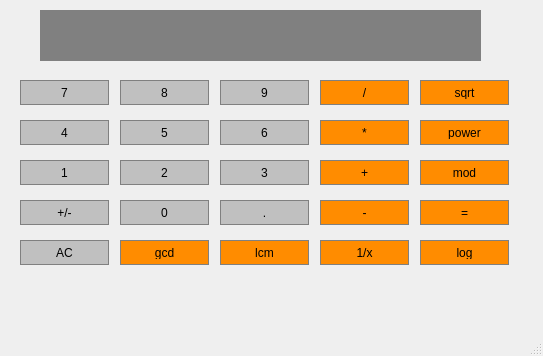
<?xml version="1.0" encoding="UTF-8"?>
<ui version="4.0">
 <class>Calculator</class>
 <widget class="QMainWindow" name="Calculator">
  <property name="geometry">
   <rect>
    <x>0</x>
    <y>0</y>
    <width>543</width>
    <height>356</height>
   </rect>
  </property>
  <property name="sizePolicy">
   <sizepolicy hsizetype="Preferred" vsizetype="Preferred">
    <horstretch>0</horstretch>
    <verstretch>0</verstretch>
   </sizepolicy>
  </property>
  <property name="windowTitle">
   <string>Calculator</string>
  </property>
  <widget class="QWidget" name="centralwidget">
   <widget class="QLineEdit" name="display">
    <property name="geometry">
     <rect>
      <x>40</x>
      <y>10</y>
      <width>441</width>
      <height>51</height>
     </rect>
    </property>
    <property name="sizePolicy">
     <sizepolicy hsizetype="Preferred" vsizetype="Expanding">
      <horstretch>0</horstretch>
      <verstretch>0</verstretch>
     </sizepolicy>
    </property>
    <property name="font">
     <font>
      <family>Noto Mono</family>
     </font>
    </property>
    <property name="styleSheet">
     <string notr="true">QLineEdit {
	background-color: gray;
	border: 1px solid gray;
	color: #ffffff;
}</string>
    </property>
    <property name="text">
     <string/>
    </property>
    <property name="alignment">
     <set>Qt::AlignRight|Qt::AlignTrailing|Qt::AlignVCenter</set>
    </property>
   </widget>
   <widget class="QPushButton" name="button7">
    <property name="geometry">
     <rect>
      <x>20</x>
      <y>80</y>
      <width>89</width>
      <height>25</height>
     </rect>
    </property>
    <property name="sizePolicy">
     <sizepolicy hsizetype="Preferred" vsizetype="Preferred">
      <horstretch>0</horstretch>
      <verstretch>0</verstretch>
     </sizepolicy>
    </property>
    <property name="styleSheet">
     <string notr="true">QPushButton {
	background-color: #C0C0C0;
	border: 1px solid gray;
	padding: 5px;
}

QPushButton:pressed {
	background-color: #A9A9A9;
	border: 1px solid gray;
	padding: 5px;
}</string>
    </property>
    <property name="text">
     <string>7</string>
    </property>
   </widget>
   <widget class="QPushButton" name="button8">
    <property name="geometry">
     <rect>
      <x>120</x>
      <y>80</y>
      <width>89</width>
      <height>25</height>
     </rect>
    </property>
    <property name="sizePolicy">
     <sizepolicy hsizetype="Preferred" vsizetype="Preferred">
      <horstretch>0</horstretch>
      <verstretch>0</verstretch>
     </sizepolicy>
    </property>
    <property name="styleSheet">
     <string notr="true">QPushButton {
	background-color: #C0C0C0;
	border: 1px solid gray;
	padding: 5px;
}

QPushButton:pressed {
	background-color: #A9A9A9;
	border: 1px solid gray;
	padding: 5px;
}</string>
    </property>
    <property name="text">
     <string>8</string>
    </property>
   </widget>
   <widget class="QPushButton" name="button9">
    <property name="geometry">
     <rect>
      <x>220</x>
      <y>80</y>
      <width>89</width>
      <height>25</height>
     </rect>
    </property>
    <property name="sizePolicy">
     <sizepolicy hsizetype="Preferred" vsizetype="Preferred">
      <horstretch>0</horstretch>
      <verstretch>0</verstretch>
     </sizepolicy>
    </property>
    <property name="styleSheet">
     <string notr="true">QPushButton {
	background-color: #C0C0C0;
	border: 1px solid gray;
	padding: 5px;
}

QPushButton:pressed {
	background-color: #A9A9A9;
	border: 1px solid gray;
	padding: 5px;
}</string>
    </property>
    <property name="text">
     <string>9</string>
    </property>
   </widget>
   <widget class="QPushButton" name="divide">
    <property name="geometry">
     <rect>
      <x>320</x>
      <y>80</y>
      <width>89</width>
      <height>25</height>
     </rect>
    </property>
    <property name="sizePolicy">
     <sizepolicy hsizetype="Preferred" vsizetype="Preferred">
      <horstretch>0</horstretch>
      <verstretch>0</verstretch>
     </sizepolicy>
    </property>
    <property name="styleSheet">
     <string notr="true">QPushButton {
	background-color: #FF8C00;
	border: 1px solid gray;
	padding: 5px;
}

QPushButton:pressed {
	background-color: #A9A9A9;
	border: 1px solid gray;
	padding: 5px;
}</string>
    </property>
    <property name="text">
     <string>/</string>
    </property>
   </widget>
   <widget class="QPushButton" name="multipluy">
    <property name="geometry">
     <rect>
      <x>320</x>
      <y>120</y>
      <width>89</width>
      <height>25</height>
     </rect>
    </property>
    <property name="sizePolicy">
     <sizepolicy hsizetype="Preferred" vsizetype="Preferred">
      <horstretch>0</horstretch>
      <verstretch>0</verstretch>
     </sizepolicy>
    </property>
    <property name="styleSheet">
     <string notr="true">QPushButton {
	background-color: #FF8C00;
	border: 1px solid gray;
	padding: 5px;
}

QPushButton:pressed {
	background-color: #A9A9A9;
	border: 1px solid gray;
	padding: 5px;
}</string>
    </property>
    <property name="text">
     <string>*</string>
    </property>
   </widget>
   <widget class="QPushButton" name="button4">
    <property name="geometry">
     <rect>
      <x>20</x>
      <y>120</y>
      <width>89</width>
      <height>25</height>
     </rect>
    </property>
    <property name="sizePolicy">
     <sizepolicy hsizetype="Preferred" vsizetype="Preferred">
      <horstretch>0</horstretch>
      <verstretch>0</verstretch>
     </sizepolicy>
    </property>
    <property name="styleSheet">
     <string notr="true">QPushButton {
	background-color: #C0C0C0;
	border: 1px solid gray;
	padding: 5px;
}

QPushButton:pressed {
	background-color: #A9A9A9;
	border: 1px solid gray;
	padding: 5px;
}</string>
    </property>
    <property name="text">
     <string>4</string>
    </property>
   </widget>
   <widget class="QPushButton" name="button5">
    <property name="geometry">
     <rect>
      <x>120</x>
      <y>120</y>
      <width>89</width>
      <height>25</height>
     </rect>
    </property>
    <property name="sizePolicy">
     <sizepolicy hsizetype="Preferred" vsizetype="Preferred">
      <horstretch>0</horstretch>
      <verstretch>0</verstretch>
     </sizepolicy>
    </property>
    <property name="styleSheet">
     <string notr="true">QPushButton {
	background-color: #C0C0C0;
	border: 1px solid gray;
	padding: 5px;
}

QPushButton:pressed {
	background-color: #A9A9A9;
	border: 1px solid gray;
	padding: 5px;
}</string>
    </property>
    <property name="text">
     <string>5</string>
    </property>
   </widget>
   <widget class="QPushButton" name="button6">
    <property name="geometry">
     <rect>
      <x>220</x>
      <y>120</y>
      <width>89</width>
      <height>25</height>
     </rect>
    </property>
    <property name="sizePolicy">
     <sizepolicy hsizetype="Preferred" vsizetype="Preferred">
      <horstretch>0</horstretch>
      <verstretch>0</verstretch>
     </sizepolicy>
    </property>
    <property name="styleSheet">
     <string notr="true">QPushButton {
	background-color: #C0C0C0;
	border: 1px solid gray;
	padding: 5px;
}

QPushButton:pressed {
	background-color: #A9A9A9;
	border: 1px solid gray;
	padding: 5px;
}</string>
    </property>
    <property name="text">
     <string>6</string>
    </property>
   </widget>
   <widget class="QPushButton" name="add">
    <property name="geometry">
     <rect>
      <x>320</x>
      <y>160</y>
      <width>89</width>
      <height>25</height>
     </rect>
    </property>
    <property name="sizePolicy">
     <sizepolicy hsizetype="Preferred" vsizetype="Preferred">
      <horstretch>0</horstretch>
      <verstretch>0</verstretch>
     </sizepolicy>
    </property>
    <property name="styleSheet">
     <string notr="true">QPushButton {
	background-color: #FF8C00;
	border: 1px solid gray;
	padding: 5px;
}

QPushButton:pressed {
	background-color: #A9A9A9;
	border: 1px solid gray;
	padding: 5px;
}</string>
    </property>
    <property name="text">
     <string>+</string>
    </property>
   </widget>
   <widget class="QPushButton" name="button1">
    <property name="geometry">
     <rect>
      <x>20</x>
      <y>160</y>
      <width>89</width>
      <height>25</height>
     </rect>
    </property>
    <property name="sizePolicy">
     <sizepolicy hsizetype="Preferred" vsizetype="Preferred">
      <horstretch>0</horstretch>
      <verstretch>0</verstretch>
     </sizepolicy>
    </property>
    <property name="styleSheet">
     <string notr="true">QPushButton {
	background-color: #C0C0C0;
	border: 1px solid gray;
	padding: 5px;
}

QPushButton:pressed {
	background-color: #A9A9A9;
	border: 1px solid gray;
	padding: 5px;
}</string>
    </property>
    <property name="text">
     <string>1</string>
    </property>
   </widget>
   <widget class="QPushButton" name="button2">
    <property name="geometry">
     <rect>
      <x>120</x>
      <y>160</y>
      <width>89</width>
      <height>25</height>
     </rect>
    </property>
    <property name="sizePolicy">
     <sizepolicy hsizetype="Preferred" vsizetype="Preferred">
      <horstretch>0</horstretch>
      <verstretch>0</verstretch>
     </sizepolicy>
    </property>
    <property name="styleSheet">
     <string notr="true">QPushButton {
	background-color: #C0C0C0;
	border: 1px solid gray;
	padding: 5px;
}

QPushButton:pressed {
	background-color: #A9A9A9;
	border: 1px solid gray;
	padding: 5px;
}</string>
    </property>
    <property name="text">
     <string>2</string>
    </property>
   </widget>
   <widget class="QPushButton" name="button3">
    <property name="geometry">
     <rect>
      <x>220</x>
      <y>160</y>
      <width>89</width>
      <height>25</height>
     </rect>
    </property>
    <property name="sizePolicy">
     <sizepolicy hsizetype="Preferred" vsizetype="Preferred">
      <horstretch>0</horstretch>
      <verstretch>0</verstretch>
     </sizepolicy>
    </property>
    <property name="styleSheet">
     <string notr="true">QPushButton {
	background-color: #C0C0C0;
	border: 1px solid gray;
	padding: 5px;
}

QPushButton:pressed {
	background-color: #A9A9A9;
	border: 1px solid gray;
	padding: 5px;
}</string>
    </property>
    <property name="text">
     <string>3</string>
    </property>
   </widget>
   <widget class="QPushButton" name="minus">
    <property name="geometry">
     <rect>
      <x>320</x>
      <y>200</y>
      <width>89</width>
      <height>25</height>
     </rect>
    </property>
    <property name="sizePolicy">
     <sizepolicy hsizetype="Preferred" vsizetype="Preferred">
      <horstretch>0</horstretch>
      <verstretch>0</verstretch>
     </sizepolicy>
    </property>
    <property name="styleSheet">
     <string notr="true">QPushButton {
	background-color: #FF8C00;
	border: 1px solid gray;
	padding: 5px;
}

QPushButton:pressed {
	background-color: #A9A9A9;
	border: 1px solid gray;
	padding: 5px;
}</string>
    </property>
    <property name="text">
     <string>-</string>
    </property>
   </widget>
   <widget class="QPushButton" name="button_ac">
    <property name="geometry">
     <rect>
      <x>20</x>
      <y>240</y>
      <width>89</width>
      <height>25</height>
     </rect>
    </property>
    <property name="sizePolicy">
     <sizepolicy hsizetype="Preferred" vsizetype="Preferred">
      <horstretch>0</horstretch>
      <verstretch>0</verstretch>
     </sizepolicy>
    </property>
    <property name="styleSheet">
     <string notr="true">QPushButton {
	background-color: #C0C0C0;
	border: 1px solid gray;
	padding: 5px;
}

QPushButton:pressed {
	background-color: #A9A9A9;
	border: 1px solid gray;
	padding: 5px;
}</string>
    </property>
    <property name="text">
     <string>AC</string>
    </property>
   </widget>
   <widget class="QPushButton" name="button0">
    <property name="geometry">
     <rect>
      <x>120</x>
      <y>200</y>
      <width>89</width>
      <height>25</height>
     </rect>
    </property>
    <property name="sizePolicy">
     <sizepolicy hsizetype="Preferred" vsizetype="Preferred">
      <horstretch>0</horstretch>
      <verstretch>0</verstretch>
     </sizepolicy>
    </property>
    <property name="styleSheet">
     <string notr="true">QPushButton {
	background-color: #C0C0C0;
	border: 1px solid gray;
	padding: 5px;
}

QPushButton:pressed {
	background-color: #A9A9A9;
	border: 1px solid gray;
	padding: 5px;
}</string>
    </property>
    <property name="text">
     <string>0</string>
    </property>
   </widget>
   <widget class="QPushButton" name="change_sign">
    <property name="geometry">
     <rect>
      <x>20</x>
      <y>200</y>
      <width>89</width>
      <height>25</height>
     </rect>
    </property>
    <property name="sizePolicy">
     <sizepolicy hsizetype="Preferred" vsizetype="Preferred">
      <horstretch>0</horstretch>
      <verstretch>0</verstretch>
     </sizepolicy>
    </property>
    <property name="styleSheet">
     <string notr="true">QPushButton {
	background-color: #C0C0C0;
	border: 1px solid gray;
	padding: 5px;
}

QPushButton:pressed {
	background-color: #A9A9A9;
	border: 1px solid gray;
	padding: 5px;
}</string>
    </property>
    <property name="text">
     <string>+/-</string>
    </property>
   </widget>
   <widget class="QPushButton" name="sqrt">
    <property name="geometry">
     <rect>
      <x>420</x>
      <y>80</y>
      <width>89</width>
      <height>25</height>
     </rect>
    </property>
    <property name="sizePolicy">
     <sizepolicy hsizetype="Preferred" vsizetype="Preferred">
      <horstretch>0</horstretch>
      <verstretch>0</verstretch>
     </sizepolicy>
    </property>
    <property name="styleSheet">
     <string notr="true">QPushButton {
	background-color: #FF8C00;
	border: 1px solid gray;
	padding: 5px;
}

QPushButton:pressed {
	background-color: #A9A9A9;
	border: 1px solid gray;
	padding: 5px;
}</string>
    </property>
    <property name="text">
     <string>sqrt</string>
    </property>
   </widget>
   <widget class="QPushButton" name="power">
    <property name="geometry">
     <rect>
      <x>420</x>
      <y>120</y>
      <width>89</width>
      <height>25</height>
     </rect>
    </property>
    <property name="sizePolicy">
     <sizepolicy hsizetype="Preferred" vsizetype="Preferred">
      <horstretch>0</horstretch>
      <verstretch>0</verstretch>
     </sizepolicy>
    </property>
    <property name="font">
     <font>
      <italic>false</italic>
      <bold>false</bold>
      <underline>false</underline>
      <strikeout>false</strikeout>
     </font>
    </property>
    <property name="styleSheet">
     <string notr="true">QPushButton {
	background-color: #FF8C00;
	border: 1px solid gray;
	padding: 5px;
}

QPushButton:pressed {
	background-color: #A9A9A9;
	border: 1px solid gray;
	padding: 5px;
}</string>
    </property>
    <property name="text">
     <string>power</string>
    </property>
   </widget>
   <widget class="QPushButton" name="mod">
    <property name="geometry">
     <rect>
      <x>420</x>
      <y>160</y>
      <width>89</width>
      <height>25</height>
     </rect>
    </property>
    <property name="sizePolicy">
     <sizepolicy hsizetype="Preferred" vsizetype="Preferred">
      <horstretch>0</horstretch>
      <verstretch>0</verstretch>
     </sizepolicy>
    </property>
    <property name="styleSheet">
     <string notr="true">QPushButton {
	background-color: #FF8C00;
	border: 1px solid gray;
	padding: 5px;
}

QPushButton:pressed {
	background-color: #A9A9A9;
	border: 1px solid gray;
	padding: 5px;
}</string>
    </property>
    <property name="text">
     <string>mod</string>
    </property>
   </widget>
   <widget class="QPushButton" name="button_equal">
    <property name="geometry">
     <rect>
      <x>420</x>
      <y>200</y>
      <width>89</width>
      <height>25</height>
     </rect>
    </property>
    <property name="sizePolicy">
     <sizepolicy hsizetype="Preferred" vsizetype="Preferred">
      <horstretch>0</horstretch>
      <verstretch>0</verstretch>
     </sizepolicy>
    </property>
    <property name="styleSheet">
     <string notr="true">QPushButton {
	background-color: #FF8C00;
	border: 1px solid gray;
	padding: 5px;
}

QPushButton:pressed {
	background-color: #A9A9A9;
	border: 1px solid gray;
	padding: 5px;
}</string>
    </property>
    <property name="text">
     <string>=</string>
    </property>
   </widget>
   <widget class="QPushButton" name="decimal">
    <property name="geometry">
     <rect>
      <x>220</x>
      <y>200</y>
      <width>89</width>
      <height>25</height>
     </rect>
    </property>
    <property name="sizePolicy">
     <sizepolicy hsizetype="Preferred" vsizetype="Preferred">
      <horstretch>0</horstretch>
      <verstretch>0</verstretch>
     </sizepolicy>
    </property>
    <property name="styleSheet">
     <string notr="true">QPushButton {
	background-color: #C0C0C0;
	border: 1px solid gray;
	padding: 5px;
}

QPushButton:pressed {
	background-color: #A9A9A9;
	border: 1px solid gray;
	padding: 5px;
}</string>
    </property>
    <property name="text">
     <string>.</string>
    </property>
   </widget>
   <widget class="QPushButton" name="gcd">
    <property name="geometry">
     <rect>
      <x>120</x>
      <y>240</y>
      <width>89</width>
      <height>25</height>
     </rect>
    </property>
    <property name="sizePolicy">
     <sizepolicy hsizetype="Preferred" vsizetype="Preferred">
      <horstretch>0</horstretch>
      <verstretch>0</verstretch>
     </sizepolicy>
    </property>
    <property name="styleSheet">
     <string notr="true">QPushButton {
	background-color: #FF8C00;
	border: 1px solid gray;
	padding: 5px;
}

QPushButton:pressed {
	background-color: #A9A9A9;
	border: 1px solid gray;
	padding: 5px;
}</string>
    </property>
    <property name="text">
     <string>gcd</string>
    </property>
   </widget>
   <widget class="QPushButton" name="lcm">
    <property name="geometry">
     <rect>
      <x>220</x>
      <y>240</y>
      <width>89</width>
      <height>25</height>
     </rect>
    </property>
    <property name="sizePolicy">
     <sizepolicy hsizetype="Preferred" vsizetype="Preferred">
      <horstretch>0</horstretch>
      <verstretch>0</verstretch>
     </sizepolicy>
    </property>
    <property name="styleSheet">
     <string notr="true">QPushButton {
	background-color: #FF8C00;
	border: 1px solid gray;
	padding: 5px;
}

QPushButton:pressed {
	background-color: #A9A9A9;
	border: 1px solid gray;
	padding: 5px;
}</string>
    </property>
    <property name="text">
     <string>lcm</string>
    </property>
   </widget>
   <widget class="QPushButton" name="reciprocal">
    <property name="geometry">
     <rect>
      <x>320</x>
      <y>240</y>
      <width>89</width>
      <height>25</height>
     </rect>
    </property>
    <property name="sizePolicy">
     <sizepolicy hsizetype="Preferred" vsizetype="Preferred">
      <horstretch>0</horstretch>
      <verstretch>0</verstretch>
     </sizepolicy>
    </property>
    <property name="styleSheet">
     <string notr="true">QPushButton {
	background-color: #FF8C00;
	border: 1px solid gray;
	padding: 5px;
}

QPushButton:pressed {
	background-color: #A9A9A9;
	border: 1px solid gray;
	padding: 5px;
}</string>
    </property>
    <property name="text">
     <string>1/x</string>
    </property>
   </widget>
   <widget class="QPushButton" name="log">
    <property name="geometry">
     <rect>
      <x>420</x>
      <y>240</y>
      <width>89</width>
      <height>25</height>
     </rect>
    </property>
    <property name="sizePolicy">
     <sizepolicy hsizetype="Preferred" vsizetype="Preferred">
      <horstretch>0</horstretch>
      <verstretch>0</verstretch>
     </sizepolicy>
    </property>
    <property name="styleSheet">
     <string notr="true">QPushButton {
	background-color: #FF8C00;
	border: 1px solid gray;
	padding: 5px;
}

QPushButton:pressed {
	background-color: #A9A9A9;
	border: 1px solid gray;
	padding: 5px;
}</string>
    </property>
    <property name="text">
     <string>log</string>
    </property>
   </widget>
  </widget>
  <widget class="QMenuBar" name="menubar">
   <property name="geometry">
    <rect>
     <x>0</x>
     <y>0</y>
     <width>543</width>
     <height>22</height>
    </rect>
   </property>
  </widget>
  <widget class="QStatusBar" name="statusbar"/>
 </widget>
 <resources/>
 <connections/>
</ui>
